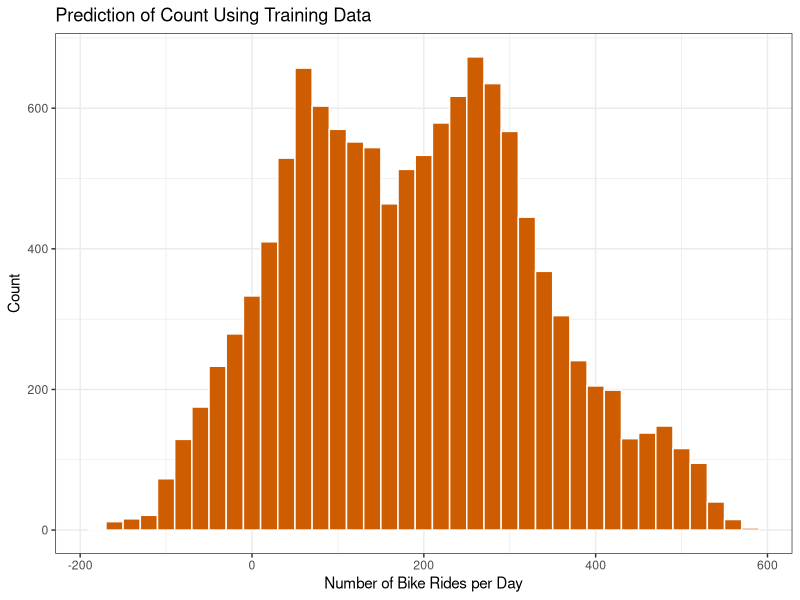
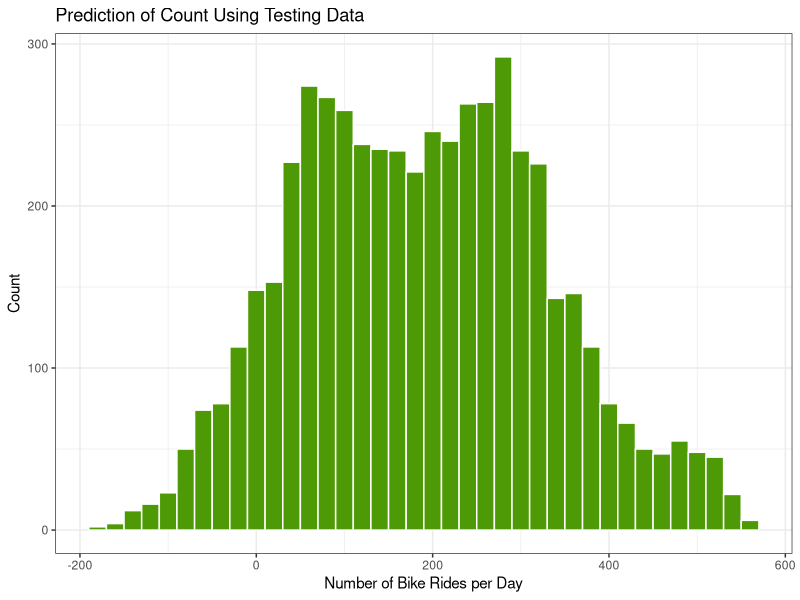

Here is the R script that generated these plots, in order:
## ---- chunk 1
# Import libraries
library(tidyverse)
library(MASS)
library(caret)
## ---- chunk 2
# Read in data
bike <- read_csv("hour.csv")

# Recode variables and levels
bike <- bike %>%
  mutate(season = as_factor(as.character(season))) %>%
  mutate(season = fct_recode(season,
                             "Spring" = "1",
                             "Summer" = "2",
                             "Fall" = "3",
                             "Winter" = "4")) %>%
  mutate(yr = as_factor(as.character(yr))) %>%
  mutate(mnth = as_factor(as.character(mnth))) %>%
  mutate(hr = as_factor(as.character(hr))) %>%
  mutate(holiday = as_factor(as.character(holiday))) %>%
  mutate(holiday = fct_recode(holiday,
                              "NotHoliday" = "0",
                              "Holiday" = "1")) %>%
  mutate(workingday = as_factor(as.character(workingday))) %>%
  mutate(workingday = fct_recode(workingday,
                                 "NotWorkingDay" = "0",
                                 "WorkingDay" = "1")) %>%
  mutate(weathersit = as_factor(as.character(weathersit))) %>%
  mutate(weathersit = fct_recode(weathersit,
                                 "NoPrecip" = "1",
                                 "Misty" = "2",
                                 "LightPrecip" = "3",
                                 "HeavyPrecip" = "4")) %>%
  mutate(weekday = as_factor(as.character(weekday))) %>%
  mutate(weekday = fct_recode(weekday,
                              "Sunday" = "0",
                              "Monday" = "1",
                              "Tuesday" = "2",
                              "Wednesday" = "3",
                              "Thursday" = "4",
                              "Friday" = "5",
                              "Saturday" = "6"))
## ---- chunk 3
# Set random seed
set.seed(1234)
# Split data for training and testing
train.rows <- createDataPartition(y=bike$count,
                                  p=0.7,
                                  list = FALSE)
train <- slice(bike, train.rows)
test <- slice(bike, -train.rows)
## ---- chunk 4
# Construct linear model
mod1 = lm(count ~ season + mnth + hr + holiday + weekday +
          temp + weathersit,  train)
summary(mod1)
## ---- chunk 5
# Examine training predictions
train.pred <- predict(mod1, newdata = train)
head(train.pred)

# Generate summaries
summary(train.pred)
summary(train$count)

# Create histogram of predictions and actual counts
x1 <- as.data.frame(train.pred)
ggplot(x1, aes(train.pred)) +
  geom_histogram(binwidth = 20,
                 fill = "#CE5C00",
                 color = "white") +
  ggtitle("Prediction of Count Using Training Data") +
  xlab("Number of Bike Rides per Day") +
  ylab("Count") +
  theme_bw()
## ---- chunk 6
# Examine testing predictions
test.pred <- predict(mod1, newdata = test)
head(test.pred)

# Generate summaries
summary(test.pred)
summary(test$count)

# Create histogram of predictions and actual counts
x2 <- as.data.frame(test.pred)
ggplot(x2, aes(test.pred)) +
  geom_histogram(binwidth = 20,
                 fill = "#4E9A06",
                 color = "white") +
  ggtitle("Prediction of Count Using Testing Data") +
  xlab("Number of Bike Rides per Day") +
  ylab("Count") +
  theme_bw()
## ---- chunk 7
# Calculate R-squared value
sse <- sum((test$count - test.pred)^2)
sst <- sum((test$count - mean(test$count))^2)
print(1 - sse/sst)
